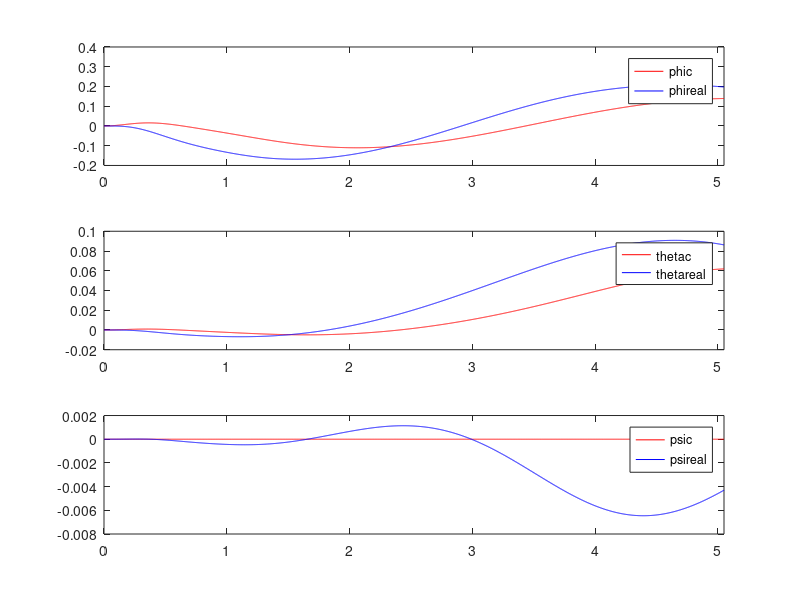

Here is the MATLAB script that generated this plot:
if exist('atthist.mat', 'file') == 2
load('atthist.mat');
end
subplot(311)
plot(atthist(1,:), atthist(2,:),'r', atthist(1,:), atthist(5,:),'b');
xlim([atthist(1,1) atthist(1,end)])
legend('phic', 'phireal');
subplot(312)
plot(atthist(1,:), atthist(3,:),'r', atthist(1,:), atthist(6,:),'b');
xlim([atthist(1,1) atthist(1,end)])
legend('thetac', 'thetareal');
subplot(313)
plot(atthist(1,:), atthist(4,:),'r', atthist(1,:), atthist(7,:),'b');
xlim([atthist(1,1) atthist(1,end)])
legend('psic', 'psireal');
